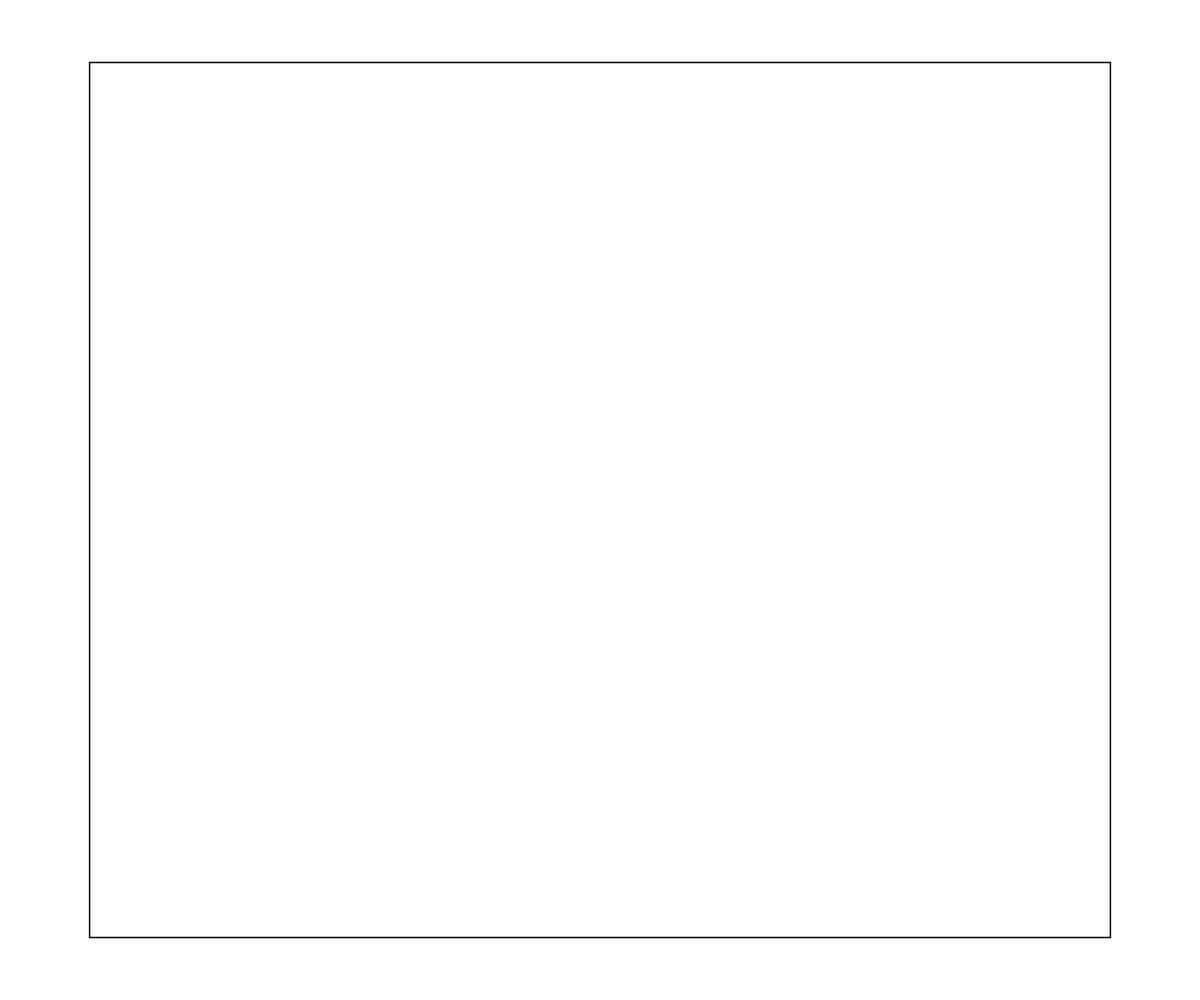
Frame 1 (no input)
Frame 60 (no input): identical to frame 1, image omitted
Frame 120 (the mouse pressed at the canvas centre since frame 60): identical to frame 1, image omitted

The p5.js sketch that drew this single still picture (run headless with seeded random() and noise() and a simulated clock; from frame 60 on, the mouse is pressed at the canvas centre):

// p5.js sketch
// ── sketch.js
function deepCopy(objectIn) {
    return JSON.parse(JSON.stringify(objectIn))
}
function windowResized() {
    resizeCanvas(windowWidth, windowHeight);
}


const newBoard = [
    [0, 0, 0, 0, 0, 0, 0, 0],
    [0, 0, 0, 0, 0, 0, 0, 0],
    [0, 0, 0, 0, 0, 0, 0, 0],
    [0, 0, 0, 0, 0, 0, 0, 0],
    [0, 0, 0, 0, 0, 0, 0, 0],
    [0, 0, 0, 0, 0, 0, 0, 0]
];
function getBoardDimensions(){
    return width * 6/8 < height * 7/8 ? createVector(width  * 7  /  8, width  * 6  /  8) : createVector(height * 49 / 48, height * 7  /  8);
}
function getBoardPosition(boardDimensionVect){
    return createVector((width - boardDimensionVect.x) / 2, (height - boardDimensionVect.y) / 2) 
}

let currentBoard;




function setup() {
    createCanvas(windowWidth, windowHeight);

    currentBoard = deepCopy(newBoard);
}

function draw() {
    background(255);


    boardDimensionVector = getBoardDimensions();
    boardPosition = getBoardPosition(boardDimensionVector)

    push();
        translate(boardPosition.x, boardPosition.y);
        scale(boardDimensionVector.x / 700);
            drawBoard();
    pop();
}

function drawBoard(){
    rect(0, 0, 700, 600);
}
